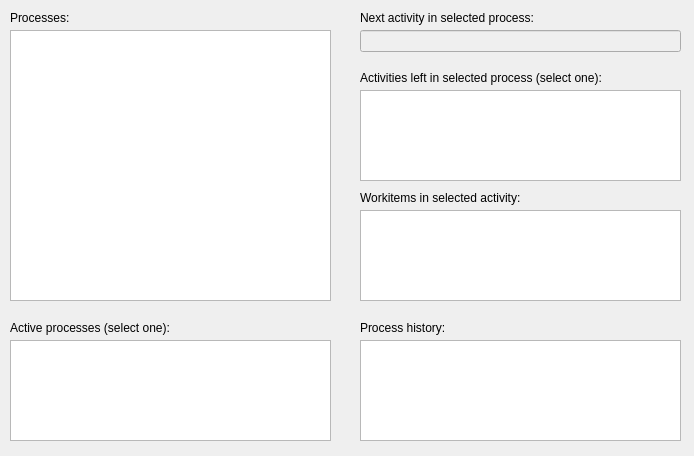
<?xml version="1.0" encoding="UTF-8"?>
<ui version="4.0">
 <class>Dialog</class>
 <widget class="QDialog" name="Dialog">
  <property name="geometry">
   <rect>
    <x>0</x>
    <y>0</y>
    <width>694</width>
    <height>456</height>
   </rect>
  </property>
  <property name="windowTitle">
   <string>Workflow</string>
  </property>
  <widget class="QListWidget" name="listWidget_definitions">
   <property name="geometry">
    <rect>
     <x>10</x>
     <y>30</y>
     <width>321</width>
     <height>271</height>
    </rect>
   </property>
  </widget>
  <widget class="QLabel" name="label">
   <property name="geometry">
    <rect>
     <x>10</x>
     <y>10</y>
     <width>321</width>
     <height>16</height>
    </rect>
   </property>
   <property name="text">
    <string>Processes:</string>
   </property>
  </widget>
  <widget class="QLabel" name="label_2">
   <property name="geometry">
    <rect>
     <x>10</x>
     <y>320</y>
     <width>311</width>
     <height>16</height>
    </rect>
   </property>
   <property name="text">
    <string>Active processes (select one):</string>
   </property>
  </widget>
  <widget class="QListWidget" name="listWidget_actives">
   <property name="geometry">
    <rect>
     <x>10</x>
     <y>340</y>
     <width>321</width>
     <height>101</height>
    </rect>
   </property>
  </widget>
  <widget class="QLabel" name="label_3">
   <property name="geometry">
    <rect>
     <x>360</x>
     <y>70</y>
     <width>311</width>
     <height>16</height>
    </rect>
   </property>
   <property name="text">
    <string>Activities left in selected process (select one):</string>
   </property>
  </widget>
  <widget class="QListWidget" name="listWidget_left">
   <property name="geometry">
    <rect>
     <x>360</x>
     <y>90</y>
     <width>321</width>
     <height>91</height>
    </rect>
   </property>
  </widget>
  <widget class="QLabel" name="label_4">
   <property name="geometry">
    <rect>
     <x>360</x>
     <y>10</y>
     <width>311</width>
     <height>16</height>
    </rect>
   </property>
   <property name="text">
    <string>Next activity in selected process:</string>
   </property>
  </widget>
  <widget class="QLineEdit" name="lineEdit_next">
   <property name="enabled">
    <bool>false</bool>
   </property>
   <property name="geometry">
    <rect>
     <x>360</x>
     <y>30</y>
     <width>321</width>
     <height>22</height>
    </rect>
   </property>
  </widget>
  <widget class="QLabel" name="label_5">
   <property name="geometry">
    <rect>
     <x>360</x>
     <y>190</y>
     <width>311</width>
     <height>16</height>
    </rect>
   </property>
   <property name="text">
    <string>Workitems in selected activity:</string>
   </property>
  </widget>
  <widget class="QListWidget" name="listWidget_workitems">
   <property name="geometry">
    <rect>
     <x>360</x>
     <y>210</y>
     <width>321</width>
     <height>91</height>
    </rect>
   </property>
  </widget>
  <widget class="QLabel" name="label_6">
   <property name="geometry">
    <rect>
     <x>360</x>
     <y>320</y>
     <width>311</width>
     <height>16</height>
    </rect>
   </property>
   <property name="text">
    <string>Process history:</string>
   </property>
  </widget>
  <widget class="QTextEdit" name="textEdit_history">
   <property name="geometry">
    <rect>
     <x>360</x>
     <y>340</y>
     <width>321</width>
     <height>101</height>
    </rect>
   </property>
  </widget>
 </widget>
 <resources>
  <include location="../../ui/resources/resources.qrc"/>
 </resources>
 <connections/>
</ui>
